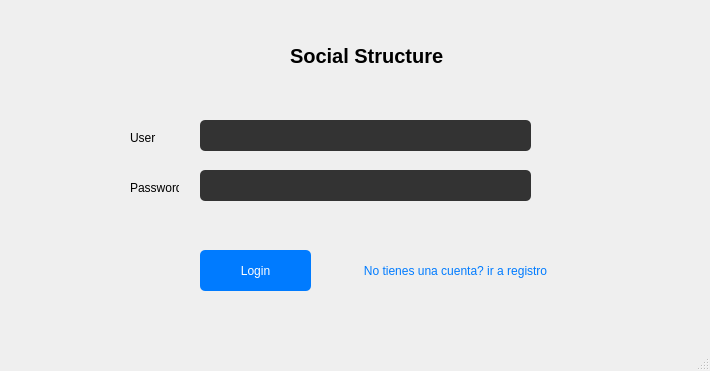
<?xml version="1.0" encoding="UTF-8"?>
<ui version="4.0">
 <class>MainWindow</class>
 <widget class="QMainWindow" name="MainWindow">
  <property name="geometry">
   <rect>
    <x>0</x>
    <y>0</y>
    <width>710</width>
    <height>371</height>
   </rect>
  </property>
  <property name="windowTitle">
   <string>MainWindow</string>
  </property>
  <widget class="QWidget" name="centralwidget">
   <widget class="QPlainTextEdit" name="user">
    <property name="geometry">
     <rect>
      <x>200</x>
      <y>120</y>
      <width>331</width>
      <height>31</height>
     </rect>
    </property>
    <property name="styleSheet">
     <string notr="true">width: 100%;
    padding: 0.75rem;
    margin: 0.75rem 0;
    border: none;
    border-radius: 5px;
    background-color: #333;
    color: #fff;
    font-size: 1rem;
    outline: none;</string>
    </property>
   </widget>
   <widget class="QPlainTextEdit" name="password">
    <property name="geometry">
     <rect>
      <x>200</x>
      <y>170</y>
      <width>331</width>
      <height>31</height>
     </rect>
    </property>
    <property name="styleSheet">
     <string notr="true">width: 100%;
    padding: 0.75rem;
    margin: 0.75rem 0;
    border: none;
    border-radius: 5px;
    background-color: #333;
    color: #fff;
    font-size: 1rem;
    outline: none;</string>
    </property>
   </widget>
   <widget class="QPushButton" name="pushButton">
    <property name="geometry">
     <rect>
      <x>200</x>
      <y>250</y>
      <width>111</width>
      <height>41</height>
     </rect>
    </property>
    <property name="styleSheet">
     <string notr="true">width: 100%;
    padding: 0.75rem;
    margin-top: 1rem;
    border: none;
    border-radius: 5px;
    background-color: #007bff;
    color: #fff;
    font-size: 1.1rem;
    </string>
    </property>
    <property name="text">
     <string>Login</string>
    </property>
    <property name="default">
     <bool>false</bool>
    </property>
    <property name="flat">
     <bool>false</bool>
    </property>
   </widget>
   <widget class="QLabel" name="label">
    <property name="geometry">
     <rect>
      <x>130</x>
      <y>130</y>
      <width>49</width>
      <height>16</height>
     </rect>
    </property>
    <property name="text">
     <string>User</string>
    </property>
   </widget>
   <widget class="QLabel" name="label_2">
    <property name="geometry">
     <rect>
      <x>130</x>
      <y>180</y>
      <width>49</width>
      <height>16</height>
     </rect>
    </property>
    <property name="text">
     <string>Password</string>
    </property>
   </widget>
   <widget class="QLabel" name="label_3">
    <property name="geometry">
     <rect>
      <x>290</x>
      <y>40</y>
      <width>161</width>
      <height>31</height>
     </rect>
    </property>
    <property name="styleSheet">
     <string notr="true">font-size: 20px;
font: bold;</string>
    </property>
    <property name="text">
     <string>Social Structure</string>
    </property>
   </widget>
   <widget class="QPushButton" name="pushButton_2">
    <property name="geometry">
     <rect>
      <x>350</x>
      <y>260</y>
      <width>211</width>
      <height>21</height>
     </rect>
    </property>
    <property name="styleSheet">
     <string notr="true">width: 100%;
    padding: 0.75rem;
    margin-top: 1rem;
    border: none;
    border-radius: 5px;
    color: #007bff;
    font-size: 1.1rem;
    </string>
    </property>
    <property name="text">
     <string>No tienes una cuenta? ir a registro</string>
    </property>
    <property name="default">
     <bool>false</bool>
    </property>
    <property name="flat">
     <bool>false</bool>
    </property>
   </widget>
  </widget>
  <widget class="QMenuBar" name="menubar">
   <property name="geometry">
    <rect>
     <x>0</x>
     <y>0</y>
     <width>710</width>
     <height>21</height>
    </rect>
   </property>
  </widget>
  <widget class="QStatusBar" name="statusbar"/>
 </widget>
 <resources/>
 <connections/>
</ui>
